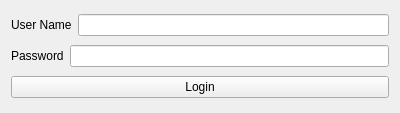
<?xml version="1.0" encoding="UTF-8"?>
<ui version="4.0">
 <class>Widget</class>
 <widget class="QWidget" name="Widget">
  <property name="geometry">
   <rect>
    <x>0</x>
    <y>0</y>
    <width>400</width>
    <height>113</height>
   </rect>
  </property>
  <property name="windowTitle">
   <string>Login - My Application</string>
  </property>
  <layout class="QVBoxLayout" name="verticalLayout">
   <item>
    <layout class="QHBoxLayout" name="horizontalLayout">
     <item>
      <widget class="QLabel" name="usernameLabel">
       <property name="text">
        <string>User Name</string>
       </property>
      </widget>
     </item>
     <item>
      <widget class="QLineEdit" name="usernameEdit"/>
     </item>
    </layout>
   </item>
   <item>
    <layout class="QHBoxLayout" name="horizontalLayout_2">
     <item>
      <widget class="QLabel" name="passwordLabel">
       <property name="text">
        <string>Password</string>
       </property>
      </widget>
     </item>
     <item>
      <widget class="QLineEdit" name="passwordEdit"/>
     </item>
    </layout>
   </item>
   <item>
    <widget class="QPushButton" name="loginButton">
     <property name="text">
      <string>Login</string>
     </property>
    </widget>
   </item>
  </layout>
 </widget>
 <resources/>
 <connections/>
</ui>
